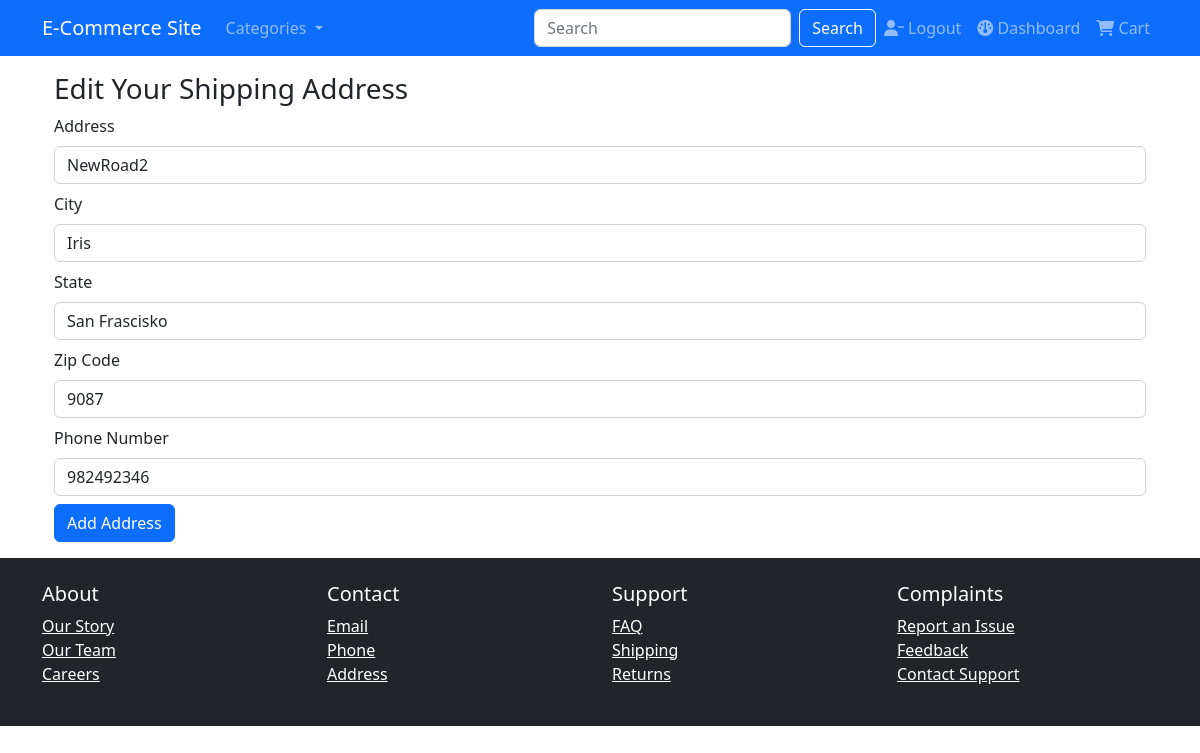
Screenshot of /product/edit-shipping-address/3 (signed in) with the database file from the repository.
### ecommerce/products/models.py (models this page shows, shortened)
class ShippingAddress(db.Model, UserMixin):
    __tablename__ = 'shipping_address'
    id = db.Column(db.Integer, primary_key=True)
    address = db.Column(db.String(50), nullable=False)
    city = db.Column(db.String(25), nullable=False)
    state = db.Column(db.String(25), nullable=False)
    zip_code = db.Column(db.Integer, nullable=False)
    phone = db.Column(db.Integer, nullable=False)
    user_id = db.Column(db.Integer, db.ForeignKey('user.id'), nullable=False)
    user = db.relationship('User', backref=db.backref('shippingaddress',lazy=True))
    created_at = db.Column(db.DateTime, default=datetime.now)
    updated_at = db.Column(db.DateTime, default=datetime.now, onupdate=datetime.now)

### ecommerce/products/routes.py (the view)
@products_bp.route('/edit-shipping-address/<int:address_id>', methods=['GET', 'POST'])
@login_required
def edit_shipping_address(address_id):
    address = ShippingAddress.query.get_or_404(address_id)
    form = ShippingAddressForm(obj=address)
    if form.validate_on_submit():
        form.populate_obj(address)
        db.session.commit()
        flash(f"Shipping Address Edited Successfully!!!", 'success')
        return redirect(url_for('products_bp.chekout'))
    return render_template('products/edit_shipping_address.html', form=form)

### ecommerce/products/forms.py
class ShippingAddressForm(FlaskForm):
    address = StringField('Address', validators=[DataRequired()])
    city = StringField('City', validators=[DataRequired()])
    state = StringField('State', validators=[DataRequired()])
    zip_code = IntegerField('Zip Code', validators=[DataRequired()])
    phone = IntegerField('Phone Number', validators=[DataRequired()])
    submit = SubmitField('Add Address')

### ecommerce/users/models.py (called while the page is built)
@login_manager.user_loader
def load_user(user_id):
    return User.query.get(int(user_id))

### ecommerce/templates/products/edit_shipping_address.html (shortened to what this page needs)
{% extends "base/base.html" %}
{% block content %}
    <div class="container">
        <h3>Edit Your Shipping Address</h3>
        <form method="POST" enctype="multipart/form-data">
            <div class="form-group mt-2">
                {{ form.address.label(class="form-label") }}
                {{ form.address(class="form-control") }}
            </div>
            <div class="form-group mt-2">
                {{ form.city.label(class="form-label") }}
                {{ form.city(class="form-control") }}
            </div>
            <div class="form-group mt-2">
                {{ form.state.label(class="form-label") }}
                {{ form.state(class="form-control") }}
            </div>
            <div class="form-group mt-2">
                {{ form.zip_code.label(class="form-label") }}
                {{ form.zip_code(class="form-control") }}
            </div>
            <div class="form-group mt-2">
                {{ form.phone.label(class="form-label") }}
                {{ form.phone(class="form-control") }}
            </div>
            <div class="form-group mt-2">
                {{ form.submit(class="btn btn-primary") }}
            </div>
        </form>
    </div>
{% endblock content %}

### rows the page displays
ShippingAddress: address "NewRoad2", city "Iris", state "San Frascisko", zip_code "9087", phone "982492346"
